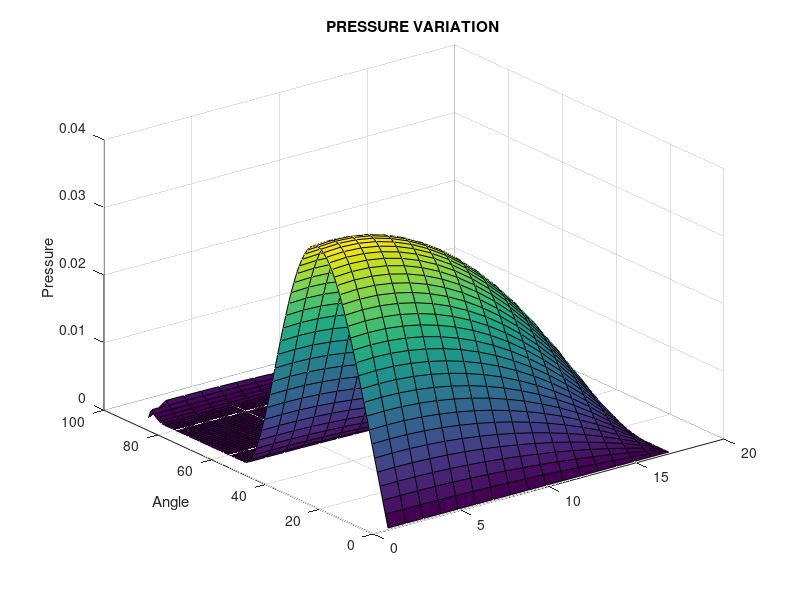

This chart was generated by the following MATLAB code:
clear all;
clc;

m = 88;
n = 15;

del_theta = 2*pi/m;
del_z = 1/n;
del = del_theta/del_z;

% initialization of variables
E=0.1;   %Varied the value of E to get different curves%
LBD = 1;
theta = zeros( m+2, n+2 );
h_bar = zeros( m+2, n+2);
p_bar = zeros( m+2, n+2 );
orf = 1.7;
p_new = zeros( m+2,n+2 );
itteration = 0;
conv = 1;
old_sum = 0;
err = zeros( m+2, n+2 );
a = zeros( m+2, n+2 );
b = zeros( m+2, n+2 );
e = zeros( m+2, n+2 );
f = zeros( m+2, n+2 );


% plotting film thickness 
for i = 2: m+1 
    for j = 2: n+1
        theta(i,j) = del_theta * ( i - 2 );
        h_bar(i,j) = 1 +E*cos(theta(i,j));
    end
end
%surf(h_bar)
%ylabel('Angle')
%zlabel('Film Thickness')
%title('FILM THICKNESS VARIATION')

% pressure distribution 
while conv > 1e-4
 for i = 2: m+1
     for j = 2: n+1
         p_bar ( m+2,j ) = p_bar ( 2,j ); % closing of mesh showing boundary condition
         p_bar ( i,1 ) = p_bar ( i,3 ); % initialising the p (i,j-1) value in the starting of mesh

         a(i,j) = ( 1 - 3*E*del_theta*sin(theta(i,j))/(2*h_bar(i,j)));
         b(i,j) = ( 1 + 3*E*del_theta*sin(theta(i,j))/(2*h_bar(i,j)));
         e(i,j) = E*sin(theta(i,j))*power(del_theta,2)/( h_bar(i,j)*h_bar(i,j)*h_bar(i,j) );
         f(i,j) = 2*(1+power(LBD*del,2));


         p_new( i,j ) = ( b(i,j)*p_bar(i-1,j) + a(i,j)*p_bar(i+1,j) + power(LBD*del,2)*(p_bar(i,j+1) + p_bar(i,j-1)) + e(i,j) ) / f(i,j);

         err( i,j ) = p_new( i,j ) - p_bar( i,j );

         p_bar( i,j ) = p_bar( i,j ) + err( i,j )*orf;

         if ( p_bar( i,j ) < 0 )
             p_bar( i,j ) = 0;
         end
     end
 end
 new_sum = sum(sum(p_bar));
 conv = ( new_sum - old_sum ) / new_sum ;
 old_sum = new_sum;
 itteration = itteration + 1;
end

surf(p_bar)
ylabel('Angle')
zlabel('Pressure')
title('PRESSURE VARIATION')


 
